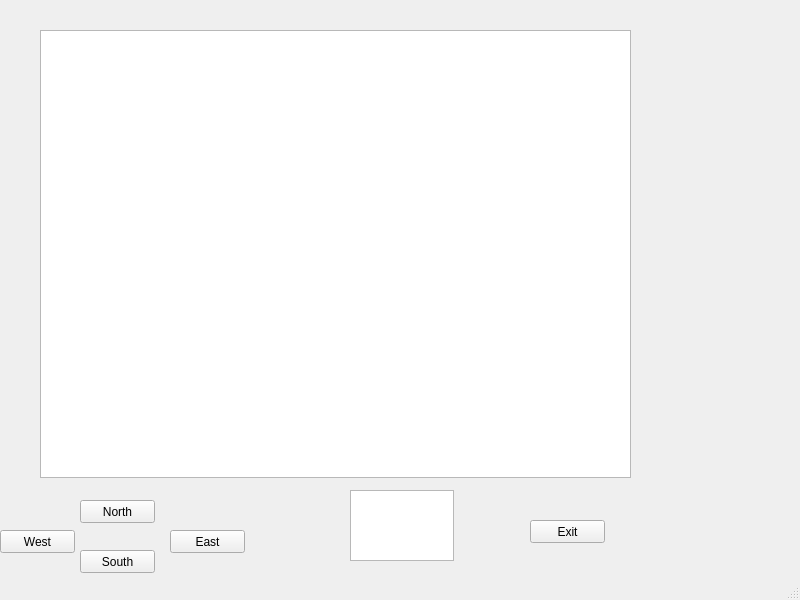
<?xml version="1.0" encoding="UTF-8"?>
<ui version="4.0">
 <class>MainWindow</class>
 <widget class="QMainWindow" name="MainWindow">
  <property name="geometry">
   <rect>
    <x>0</x>
    <y>0</y>
    <width>800</width>
    <height>600</height>
   </rect>
  </property>
  <property name="windowTitle">
   <string>MainWindow</string>
  </property>
  <widget class="QWidget" name="centralWidget">
   <widget class="QGraphicsView" name="graphicsView">
    <property name="geometry">
     <rect>
      <x>40</x>
      <y>30</y>
      <width>591</width>
      <height>448</height>
     </rect>
    </property>
   </widget>
   <widget class="QPushButton" name="North">
    <property name="geometry">
     <rect>
      <x>80</x>
      <y>500</y>
      <width>75</width>
      <height>23</height>
     </rect>
    </property>
    <property name="text">
     <string>North</string>
    </property>
   </widget>
   <widget class="QPushButton" name="West">
    <property name="geometry">
     <rect>
      <x>0</x>
      <y>530</y>
      <width>75</width>
      <height>23</height>
     </rect>
    </property>
    <property name="text">
     <string>West</string>
    </property>
   </widget>
   <widget class="QPushButton" name="East">
    <property name="geometry">
     <rect>
      <x>170</x>
      <y>530</y>
      <width>75</width>
      <height>23</height>
     </rect>
    </property>
    <property name="text">
     <string>East</string>
    </property>
   </widget>
   <widget class="QPushButton" name="South">
    <property name="geometry">
     <rect>
      <x>80</x>
      <y>550</y>
      <width>75</width>
      <height>23</height>
     </rect>
    </property>
    <property name="text">
     <string>South</string>
    </property>
   </widget>
   <widget class="QPushButton" name="Exit">
    <property name="geometry">
     <rect>
      <x>530</x>
      <y>520</y>
      <width>75</width>
      <height>23</height>
     </rect>
    </property>
    <property name="text">
     <string>Exit</string>
    </property>
   </widget>
   <widget class="QTextEdit" name="TextBox">
    <property name="geometry">
     <rect>
      <x>350</x>
      <y>490</y>
      <width>104</width>
      <height>71</height>
     </rect>
    </property>
   </widget>
  </widget>
  <widget class="QStatusBar" name="statusBar"/>
 </widget>
 <layoutdefault spacing="6" margin="11"/>
 <resources/>
 <connections/>
</ui>
